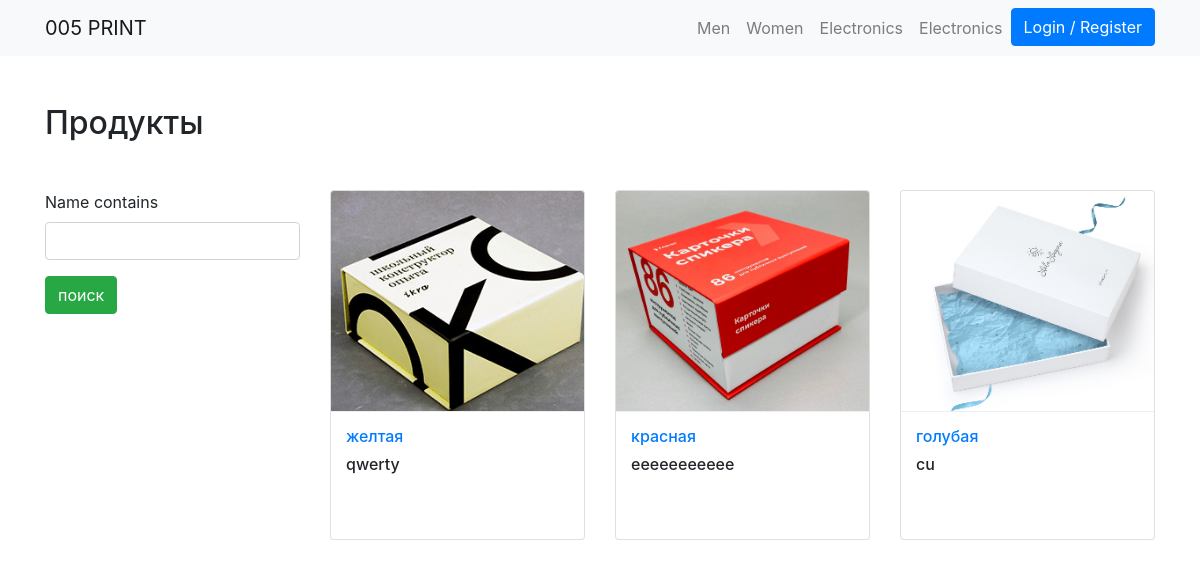
The page /products_by_category/1/ on the database its author committed.
### products/models.py (models this page shows, shortened)
class  Product(PolymorphicModel):
    BOX_SIZES = (
                ('50х50х35', '50х50х35'),
                ('60х60х40', '60х60х40'),
                ('60х60х40-P', '60х60х40-P'),
                ('80х80х40', '80х80х40'),
                ('80х80х40-P', '80х80х40-P'),
                ('240х185х120', '240х185х120'),
                ('270х220х70', '270х220х70'),
                )
    mainimage = models.ImageField(upload_to='products/', blank=True, null=True)
    name = models.CharField(max_length=300, default = None, null=True)
    slug = models.SlugField(default = None, null=True)
    subcategory = models.ForeignKey(SubCategory, on_delete=models.CASCADE, default = None, null=True)
    category = models.ForeignKey(Category, on_delete=models.CASCADE, default = None, null=True)
    preview_text = models.TextField(max_length=200, verbose_name='Preview Text', blank=True, null=True)
    detail_text = models.TextField(max_length=1000, verbose_name='Detail Text', blank=True, null=True)
    price = models.FloatField(default = None, null=True)
    tirazh = models.IntegerField(null=False)
    t = models.IntegerField(null=True)
    k = models.IntegerField(null=True)
    box_size = models.CharField(max_length=20, choices=BOX_SIZES,default='80х80х40')

class BoxType2(Product):
    def __init__(self, *args, **kwargs):
        BOX_SIZES = (
            ('50х50х35', '50х50х35'),
            ('60х60х40', '60х60х40'),
            )
        self._meta.get_field('box_size').default  = '270х220х70'
        self._meta.get_field('box_size').choices = BOX_SIZES
        super(BoxType2, self).__init__(*args, **kwargs)

class  Product(PolymorphicModel):
    BOX_SIZES = (
                ('50х50х35', '50х50х35'),
                ('60х60х40', '60х60х40'),
                ('60х60х40-P', '60х60х40-P'),
                ('80х80х40', '80х80х40'),
                ('80х80х40-P', '80х80х40-P'),
                ('240х185х120', '240х185х120'),
                ('270х220х70', '270х220х70'),
                )
    mainimage = models.ImageField(upload_to='products/', blank=True, null=True)
    name = models.CharField(max_length=300, default = None, null=True)
    slug = models.SlugField(default = None, null=True)
    subcategory = models.ForeignKey(SubCategory, on_delete=models.CASCADE, default = None, null=True)
    category = models.ForeignKey(Category, on_delete=models.CASCADE, default = None, null=True)
    preview_text = models.TextField(max_length=200, verbose_name='Preview Text', blank=True, null=True)
    detail_text = models.TextField(max_length=1000, verbose_name='Detail Text', blank=True, null=True)
    price = models.FloatField(default = None, null=True)
    tirazh = models.IntegerField(null=False)
    t = models.IntegerField(null=True)
    k = models.IntegerField(null=True)
    box_size = models.CharField(max_length=20, choices=BOX_SIZES,default='80х80х40')

class BoxType1(Product):
    def __init__(self, *args, **kwargs):
        BOX_SIZES = (
            ('240х185х120', '240х185х120'),
            ('270х220х70', '270х220х70'),
            )
        self._meta.get_field('box_size').default  = '240х185х120'
        self._meta.get_field('box_size').choices = BOX_SIZES
        super(BoxType1, self).__init__(*args, **kwargs)

### products/views.py (the view)
# urls.py: path('products_by_category/<category>/', products_by_category, name='products_by_category'),
def products_by_category(request, category):
    print("category", category)
    product_list  = Product.objects.filter(category = category)
    product_filter = ProductFilter(request.GET, queryset=product_list)
    return render(request, 'products/category_products.html', {'filter': product_filter})

### products/templates/products/category_products.html (shortened to what this page needs)
{% extends 'products/base.html' %}
{% load crispy_forms_tags %}
{% block content %}
  <div class="container my-5">
  	<h2 class="my-5">Продукты</h2>
    <div class="row">
    <div class="col-md-3">
			<form method="get">
				{{ filter.form| crispy }}
			<button type= "submit"
		class= "btn btn-success btn-buy">
		  поиск
		</button>
		</div>
    <div class="col-md-9">
		<div class="row">
			{% for product in filter.qs %}
		  <div class="col-md-6 col-sm-12 col-lg-4">
			<figure class="card card-product">
				<div class="img-wrap">
					<img src="{{ product.mainimage.url }}" style="width: 100%; height: 250px;">
				</div>
				<figcaption class="info-wrap">
					<h6 class="title text-dots"><a href="/product/{{ product.slug }}">{{ product.name }}</a></h6>
					<h6 class="title text-dots">{{ product.preview_text }}</a></h6>
					<div class="action-wrap">
					</div>
				</figcaption>
			</figure>
		</div>
      {% endfor %}
		</div>
	</div>
  </div>
  </div>
{% endblock %}

### products/templates/products/base.html (style rules this page uses)
.card { height: 350px; }
.card-product:after { content: ""; display: table; clear: both; visibility: hidden; }
.card-product .img-wrap { border-radius: 3px 3px 0 0; overflow: hidden; position: relative; height: 220px; text-align: center; }
.card-product .img-wrap img { max-height: 100%; max-width: 100%; object-fit: cover; }
.card-product .info-wrap { overflow: hidden; padding: 15px; border-top: 1px solid #eee; }
.card-product .action-wrap { padding-top: 4px; margin-top: 4px; }
.card-product .title { margin-top: 0; }

### rows shown on the page
BoxType2: mainimage (picture), name "желтая", preview_text "qwerty"
BoxType2: mainimage (picture), name "красная", preview_text "eeeeeeeeeee"
BoxType1: mainimage (picture), name "голубая", preview_text "cu"
